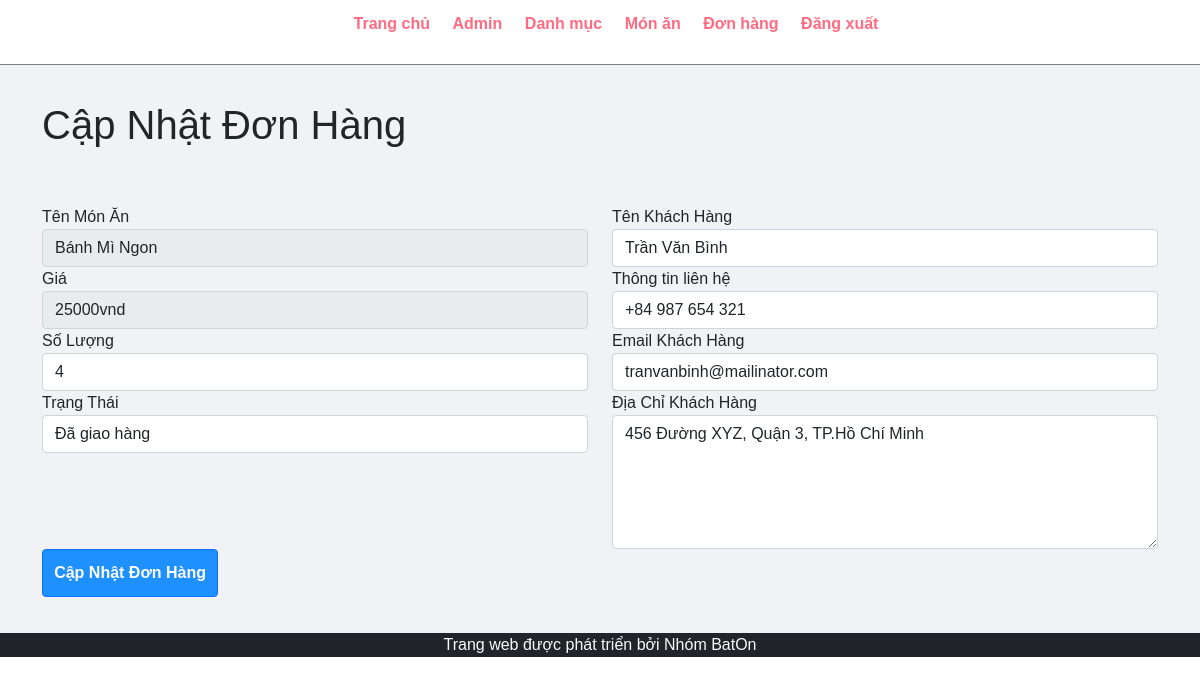
/admin/update-order.php?id=2 (signed in), run on the app's committed database.
### tables this page shows
CREATE TABLE `tbl_order` (
  `id` int(10) UNSIGNED NOT NULL,
  `food` varchar(150) NOT NULL,
  `price` int(10) NOT NULL,
  `qty` int(11) NOT NULL,
  `total` int(10) NOT NULL,
  `order_date` datetime NOT NULL,
  `status` varchar(50) NOT NULL,
  `customer_name` varchar(150) NOT NULL,
  `customer_contact` varchar(20) NOT NULL,
  `customer_email` varchar(150) NOT NULL,
  `customer_address` varchar(255) NOT NULL
);

### admin/oop/Order.php (called while the page is built, shortened)
<?php
class Order
{
  public function getOrderById($id)
  {
    global $conn;
    $sql = "SELECT * FROM tbl_order WHERE id = $id";
    $result = mysqli_query($conn, $sql);
    if ($result) {
      $orderDetails = mysqli_fetch_assoc($result);
      return $orderDetails;
    } else {
      return false;
    }
  }
}
?>

### admin/update-order.php (the view, shortened to what this page needs)
<?php
include('partials/menu.php');
include('oop/Order.php');
?>
<div class="main-content">
  <div class="container">
    <h1>Cập Nhật Đơn Hàng</h1>
    <br><br>
    <?php
    if (isset($_GET['id'])) {
      $id = $_GET['id'];
      $order = new Order('','','','','','','','','','','');
      $orderDetails = $order->getOrderById($id);
      if ($orderDetails) {
        $food = $orderDetails['food'];
        $price = $orderDetails['price'];
        $qty = $orderDetails['qty'];
        $status = $orderDetails['status'];
        $customer_name = $orderDetails['customer_name'];
        $customer_contact = $orderDetails['customer_contact'];
        $customer_email = $orderDetails['customer_email'];
        $customer_address = $orderDetails['customer_address'];
      } else {
        header('location:' . SITEURL . 'admin/manage-order.php');
      }
    } else {
      header('location:' . SITEURL . 'admin/manage-order.php');
    }
    ?>
    <form action="" method="POST">
      <div class="row">
        <div class="col-md-6">
          <div class="form-group">
            <label for="food">Tên Món Ăn</label>
            <input type="text" class="form-control" value="<?php echo $food; ?>" disabled>
          </div>
          <div class="form-group">
            <label for="price">Giá</label>
            <input type="text" class="form-control" value="<?php echo $price; ?>vnd" disabled>
          </div>
          <div class="form-group">
            <label for="qty">Số Lượng</label>
            <input type="number" class="form-control" name="qty" value="<?php echo $qty; ?>" required>
          </div>
          <div class="form-group">
            <label for="status">Trạng Thái</label>
            <select class="form-control" name="status">
              <option <?php if ($status == "Đã giao hàng") {
                echo "selected";
              } ?> value="Đã giao hàng">Đã giao hàng
              </option>
            </select>
          </div>
        </div>
        <div class="col-md-6">
          <div class="form-group">
            <label for="customer_name">Tên Khách Hàng</label>
            <input type="text" class="form-control" name="customer_name" value="<?php echo $customer_name; ?>" required>
          </div>
          <div class="form-group">
            <label for="customer_contact">Thông tin liên hệ</label>
            <input type="text" class="form-control" name="customer_contact" value="<?php echo $customer_contact; ?>"
              required>
          </div>
          <div class="form-group">
            <label for="customer_email">Email Khách Hàng</label>
            <input type="text" class="form-control" name="customer_email" value="<?php echo $customer_email; ?>"
              required>
          </div>
          <div class="form-group">
            <label for="customer_address">Địa Chỉ Khách Hàng</label>
            <textarea class="form-control" name="customer_address" cols="30" rows="5"
              required><?php echo $customer_address; ?></textarea>
          </div>
        </div>
      </div>
      <div class="form-group">
        <input type="submit" name="submit" value="Cập Nhật Đơn Hàng" class="btn btn-primary">
      </div>
    </form>
  </div>
</div>
<?php include('partials/footer.php'); ?>

### css/admin.css (style rules this page uses)
* { margin: 0; padding: 0; font-family: Arial, Helvetica, sans-serif; }
.btn-primary { background-color: #1e90ff; padding: 1%; color: white; text-decoration: none; font-weight: bold; }
.main-content { background-color: #f1f2f6; padding: 3% 0; }

### data on the page
tbl_order: food "Bánh Mì Ngon", price "25000vnd", qty "4", status "Đã giao hàng", customer_name "Trần Văn Bình", customer_contact "+84 987 654 321", customer_email "tranvanbinh@mailinator.com", customer_address "456 Đường XYZ, Quận 3, TP.Hồ Chí Minh"
